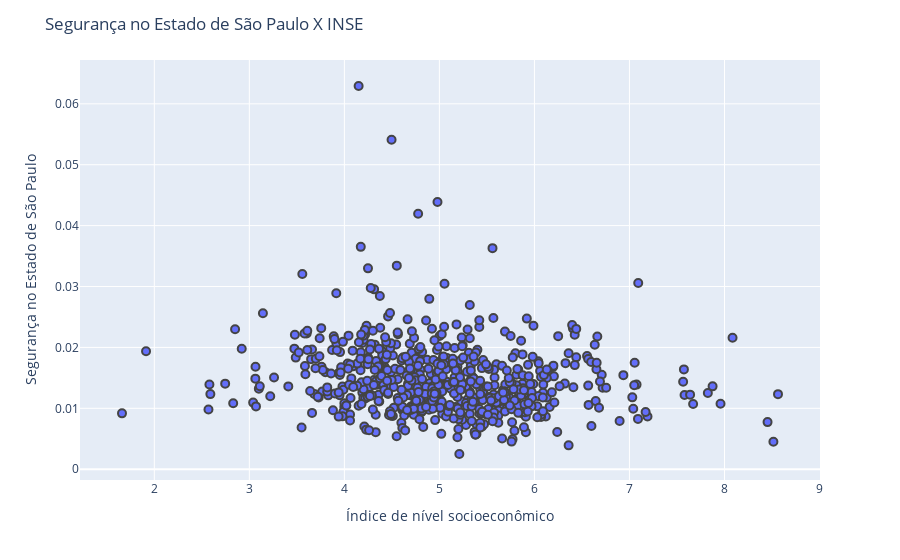

Notebook source saved alongside this figure:
### Code cell
# Plotando gráfico de dispersão relacionando IDESP e INSE
fig=px.scatter(INSE_SSP, x = "nivel_socio_economico", y = "proporcao", labels={"nivel_socio_economico": "INSE", "proporcao":"Proporção entre ocorrências e população" })
fig.update_traces(marker=dict(size = 8,line = dict(width = 2)),selector=dict(mode = 'markers'))
fig.update_layout(title = 'Segurança no Estado de São Paulo X INSE')
fig.update_xaxes(title = 'Índice de nível socioeconômico')
fig.update_yaxes(title = 'Segurança no Estado de São Paulo')
fig.show()

### Figure 1 — Plotly figure (JSON) as saved in the notebook; plotly's stock layout.template omitted (floating-point values rounded to 4 significant figures; data arrays with more than 128 entries replaced by an {"elided": "..."} marker saying what was removed)
{"data": [{"hovertemplate": "INSE=%{x}<br>Proporção entre ocorrências e população=%{y}<extra></extra>", "legendgroup": "", "marker": {"color": "#636efa", "line": {"width": 2}, "size": 8, "symbol": "circle"}, "mode": "markers", "name": "", "orientation": "v", "showlegend": false, "type": "scatter", "x": {"elided": "644 float values"}, "xaxis": "x", "y": {"elided": "644 float values"}, "yaxis": "y"}], "layout": {"legend": {"tracegroupgap": 0}, "margin": {"t": 60}, "title": {"text": "Segurança no Estado de São Paulo X INSE"}, "xaxis": {"anchor": "y", "domain": [0, 1], "title": {"text": "Índice de nível socioeconômico"}}, "yaxis": {"anchor": "x", "domain": [0, 1], "title": {"text": "Segurança no Estado de São Paulo"}}}}
